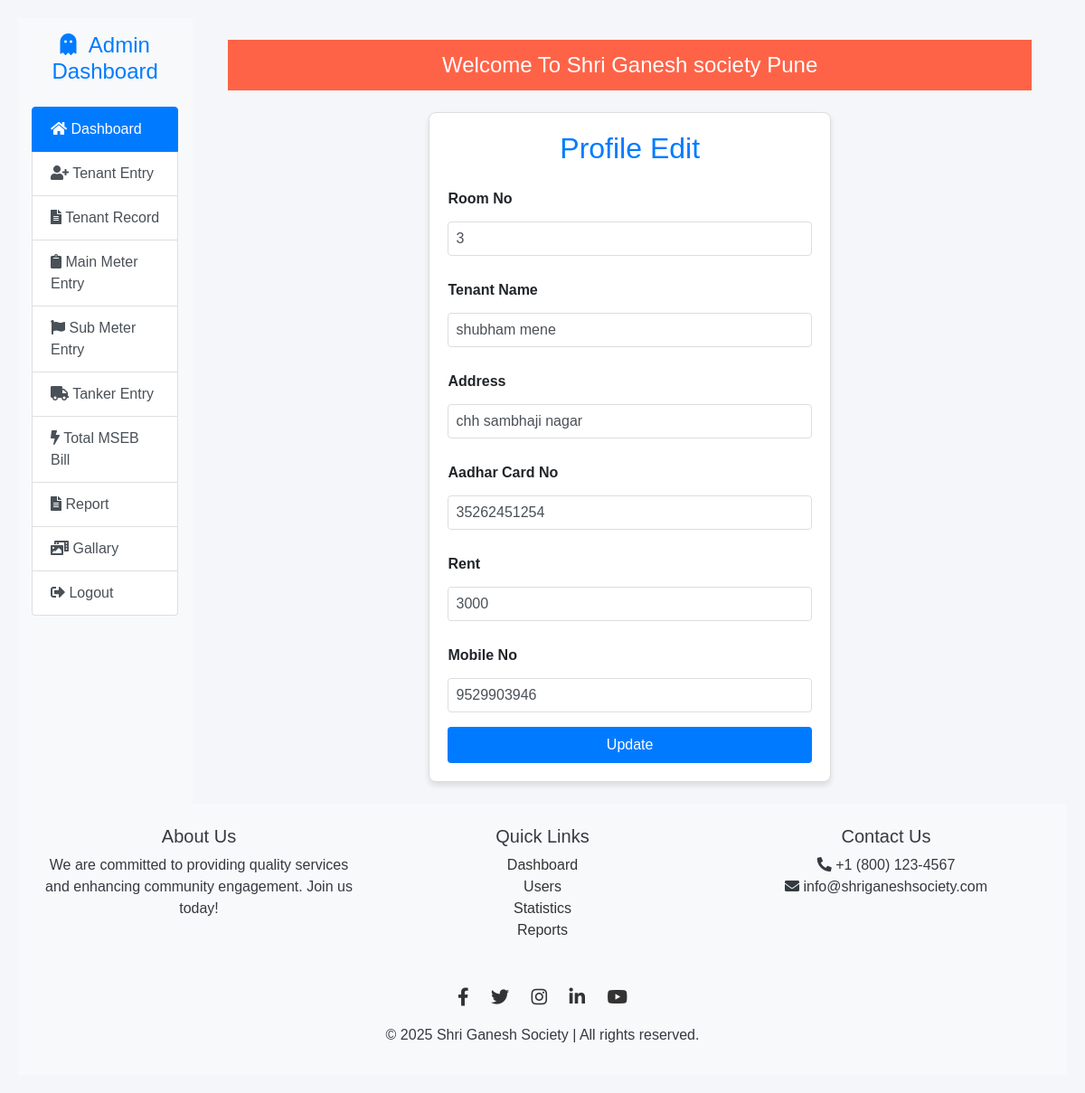
The app's page /profileupdate?roomno=3 with its own data.
### society_site/models.py (models this page shows, shortened)
class tenant(models.Model):
    roomno=models.IntegerField()
    name=models.CharField(max_length=20)
    address=models.CharField(max_length=20)
    adharno=models.IntegerField()
    rent=models.IntegerField()
    mobile=models.IntegerField()

### society_site/views.py (the view)
# urls.py: path('profileupdate',views.profileupdate),
def profileupdate(request):
    roomno=request.GET['roomno']
    data=tenant.objects.all().filter(roomno=roomno)
    return render(request,"updateform.html",{'data':data})

### templates/updateform.html (shortened to what this page needs)
{% load static %}
<!doctype html>
<html lang="en">
<head>
    <link href="https://cdn.jsdelivr.net/npm/bootstrap@4.6.2/dist/css/bootstrap.min.css" rel="stylesheet">
    <link rel="stylesheet" href="https://use.fontawesome.com/releases/v5.15.1/css/all.css">
    <link rel="stylesheet" href="{% static 'css/style.css' %}">
</head>
<body>
    <div class="container-fluid">
        <div class="row g-0">
            <nav class="col-12 col-md-2 bg-light pr-3">
                <h1 class="h4 py-3 text-center text-primary">
                    <i class="fas fa-ghost mr-2"></i>
                    <span class="d-none d-lg-inline">
                        Admin Dashboard
                    </span>
                </h1>
                <div class="list-group text-center text-lg-left">
                    <a href="index" class="list-group-item list-group-item-action active">
                        <i class="fas fa-home"></i>
                        <span class="d-none d-lg-inline">Dashboard</span>
                    </a>
                    <a href="addtenant" class="list-group-item list-group-item-action">
                        <i class="fas fa-user-plus"></i>
                        <span class="d-none d-lg-inline">Tenant Entry</span>
                    </a>
                    <a href="tenantdata" class="list-group-item list-group-item-action">
                        <i class="fas fa-file-alt"></i>
                        <span class="d-none d-lg-inline">Tenant Record</span>
                    </a>
                    <a href="mainmeter" class="list-group-item list-group-item-action">
                        <i class="fas fa-clipboard"></i>
                        <span class="d-none d-lg-inline">Main Meter Entry</span>
                    </a>
                    <a href="submeter" class="list-group-item list-group-item-action">
                        <i class="fas fa-flag"></i>
                        <span class="d-none d-lg-inline">Sub Meter Entry</span>
                    </a>
                    <a href="tanker" class="list-group-item list-group-item-action">
                        <i class="fas fa-truck"></i>
                        <span class="d-none d-lg-inline">Tanker Entry</span>
                    </a>
                    <a href="#" class="list-group-item list-group-item-action">
                        <i class="fas fa-bolt"></i>
                        <span class="d-none d-lg-inline">Total MSEB Bill</span>
                    </a>
                    <a href="#" class="list-group-item list-group-item-action">
                        <i class="fas fa-file-alt"></i>
                        <span class="d-none d-lg-inline">Report</span>
                    </a>
                    <a href="gallary" class="list-group-item list-group-item-action">
                        <i class="fas fa-photo-video"></i>
                        <span class="d-none d-lg-inline">Gallary</span>
                    </a>
                    <a href="logout" class="list-group-item list-group-item-action">
                        <i class="fas fa-sign-out-alt"></i>
                        <span class="d-none d-lg-inline">Logout</span>
                    </a>
                </div>
            </nav>
            <main class="col-12 col-md-10 p-4">
                <div class="container">
                    <div class="marquee-wrapper">
                        <div class="marquee-text">Welcome To Shri Ganesh society Pune</div>
                    </div>
                    <br>
                    <div class="form-container">
                        <h2>Profile Edit</h2>
                        <form class="register-form" action="edit" method="post">
                            {% csrf_token %} {% for i in data %}
                            <div class="form-group">
                                <label for="roomno">Room No</label>
                                <input type="text" class="form-control" id="roomno" name="roomno" value="{{i.roomno}}" required>
                            </div>
                            <div class="form-group">
                                <label for="tenantname">Tenant Name</label>
                                <input type="text" class="form-control" id="tenantname" name="tenantname" value="{{i.name}}" required>
                            </div>
                            <div class="form-group">
                                <label for="address">Address</label>
                                <input type="text" class="form-control" id="address" name="address" value="{{i.address}}" required>
                            </div>
                            <div class="form-group">
                                <label for="aadhar">Aadhar Card No</label>
                                <input type="text" class="form-control" id="aadhar" name="aadhar" value="{{i.adharno}}" required>
                            </div>
                            <div class="form-group">
                                <label for="rent">Rent</label>
                                <input type="number" class="form-control" id="rent" name="Rent" value="{{i.rent}}" min="0" required>
                            </div>
                            <div class="form-group">
                                <label for="mobileno">Mobile No</label>
                                <input type="tel" class="form-control" id="mobileno" name="mobileno" value="{{i.mobile}}" required>
                            </div>
                            <button type="submit" class="btn btn-primary">Update</button> {% endfor %}
                        </form>
                    </div>
                </div>
            </main>
        </div>
    </div>
    {% include 'footer.html' %}
</body>
</html>

### static/css/style.css (style rules this page uses)
body { background-color: #f8f9fa; font-family: Arial, sans-serif; }
.form-container { max-width: 600px; margin: auto; border: 1px solid #ddd; border-radius: 8px; background-color: #ffffff; }
.form-control { border-radius: 5px; border: 1px solid #ccc; }
.btn { font-size: 1rem; padding: 10px 15px; border-radius: 5px; }
h2 { color: #333; }
label { margin-top: 10px; font-weight: bold; }

### templates/updateform.html (style rules this page uses)
.marquee-wrapper { width: 100%; overflow: hidden; background-color: #ff6347; padding: 10px; text-align: center; }
.marquee-text { display: inline-block; font-size: 24px; font-family: 'Arial', sans-serif; color: #fff; white-space: nowrap; animation: marquee-animation 15s linear infinite; }
body { background-color: #f4f6f9; padding: 20px; }
.form-container { background-color: white; padding: 20px; border-radius: 8px; box-shadow: 0 4px 6px rgba(0, 0, 0, 0.1); width: 50%; max-width: 800px; margin: 0 auto; }
.form-container h2 { text-align: center; margin-bottom: 15px; color: #007bff; }
.form-group label { font-weight: bold; }
.form-group input { width: 100%; padding: 8px; margin-top: 5px; border-radius: 4px; border: 1px solid #ddd; }
.form-container button { width: 100%; padding: 8px 20px; background-color: #007bff; color: white; border: none; border-radius: 4px; font-size: 16px; }

### records on screen
tenant: roomno "3", tenantname "shubham mene", address "chh sambhaji nagar", aadhar "35262451254", Rent "3000", mobileno "9529903946"
